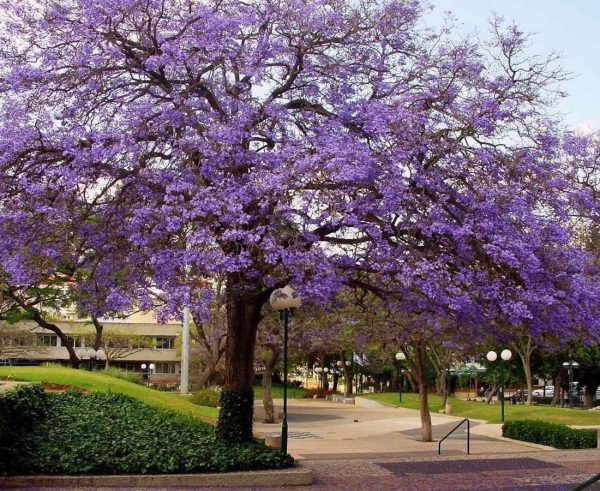
#> input picture 2 - Fundamentos da imagem digital - transformações/ipe roxo.jpg, 600 x 491 px
$ python 'rotaciona a imagem.py'
#> lines starting #> are read from the running program, lines starting #| are printed output that depends on the picture
import cv2

# lê imagem
imagem = cv2.imread('ipe roxo.jpg')
#> imagem is the input picture: shape (491, 600, 3); mean B, G, R 108.5, 99.5, 115.3

# Mostra a imagem original
cv2.imshow("Original", imagem)

# verificando a altura, largura da imagem
altura = imagem.shape[0]    # nº de linhas
#> altura = 491
largura = imagem.shape[1]    # nº de colunas
#> largura = 600

# encontra o raio da imagem
# // divisão inteira
centro = (largura // 2, altura // 2)
#> centro = (300, 245)

# gera a matriz de rotação da imagem em 45 graus
M = cv2.getRotationMatrix2D(centro, 45, 1.0)

# realiza a rotação da imagem em 45 graus
img_rotacionada = cv2.warpAffine(imagem, M, (largura, altura))
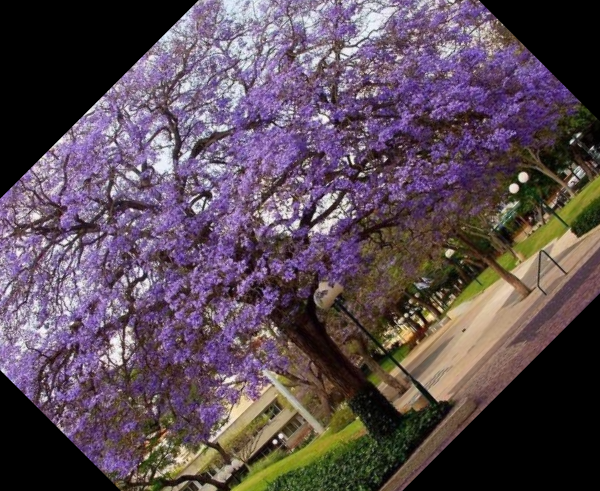
#> img_rotacionada: shape (491, 600, 3); mean B, G, R 84.8, 75.6, 91.1

# mostra a imagem rotacionada
cv2.imshow("Imagem rotacionada em 45 graus", img_rotacionada)

cv2.waitKey(0)

$ run again, with 2 - Fundamentos da imagem digital - transformações/imagem 3.jpg copied over 2 - Fundamentos da imagem digital - transformações/ipe roxo.jpg
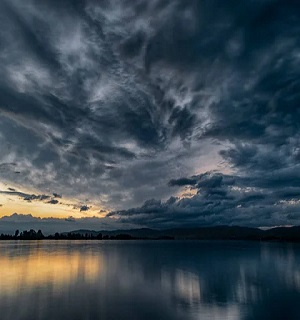
#> input picture 2 - Fundamentos da imagem digital - transformações/imagem 3.jpg, 300 x 320 px
#> imagem is the input picture: shape (320, 300, 3); mean B, G, R 81.8, 72.2, 58.9
#> `img_rotacionada = cv2.warpAffine(imagem, M, (largura, altura))`:
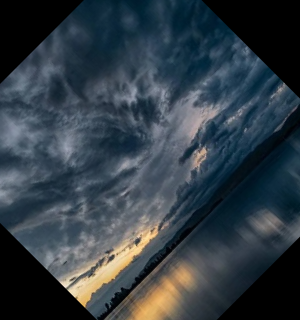
#> img_rotacionada: shape (320, 300, 3); mean B, G, R 69.6, 61.4, 50.5
